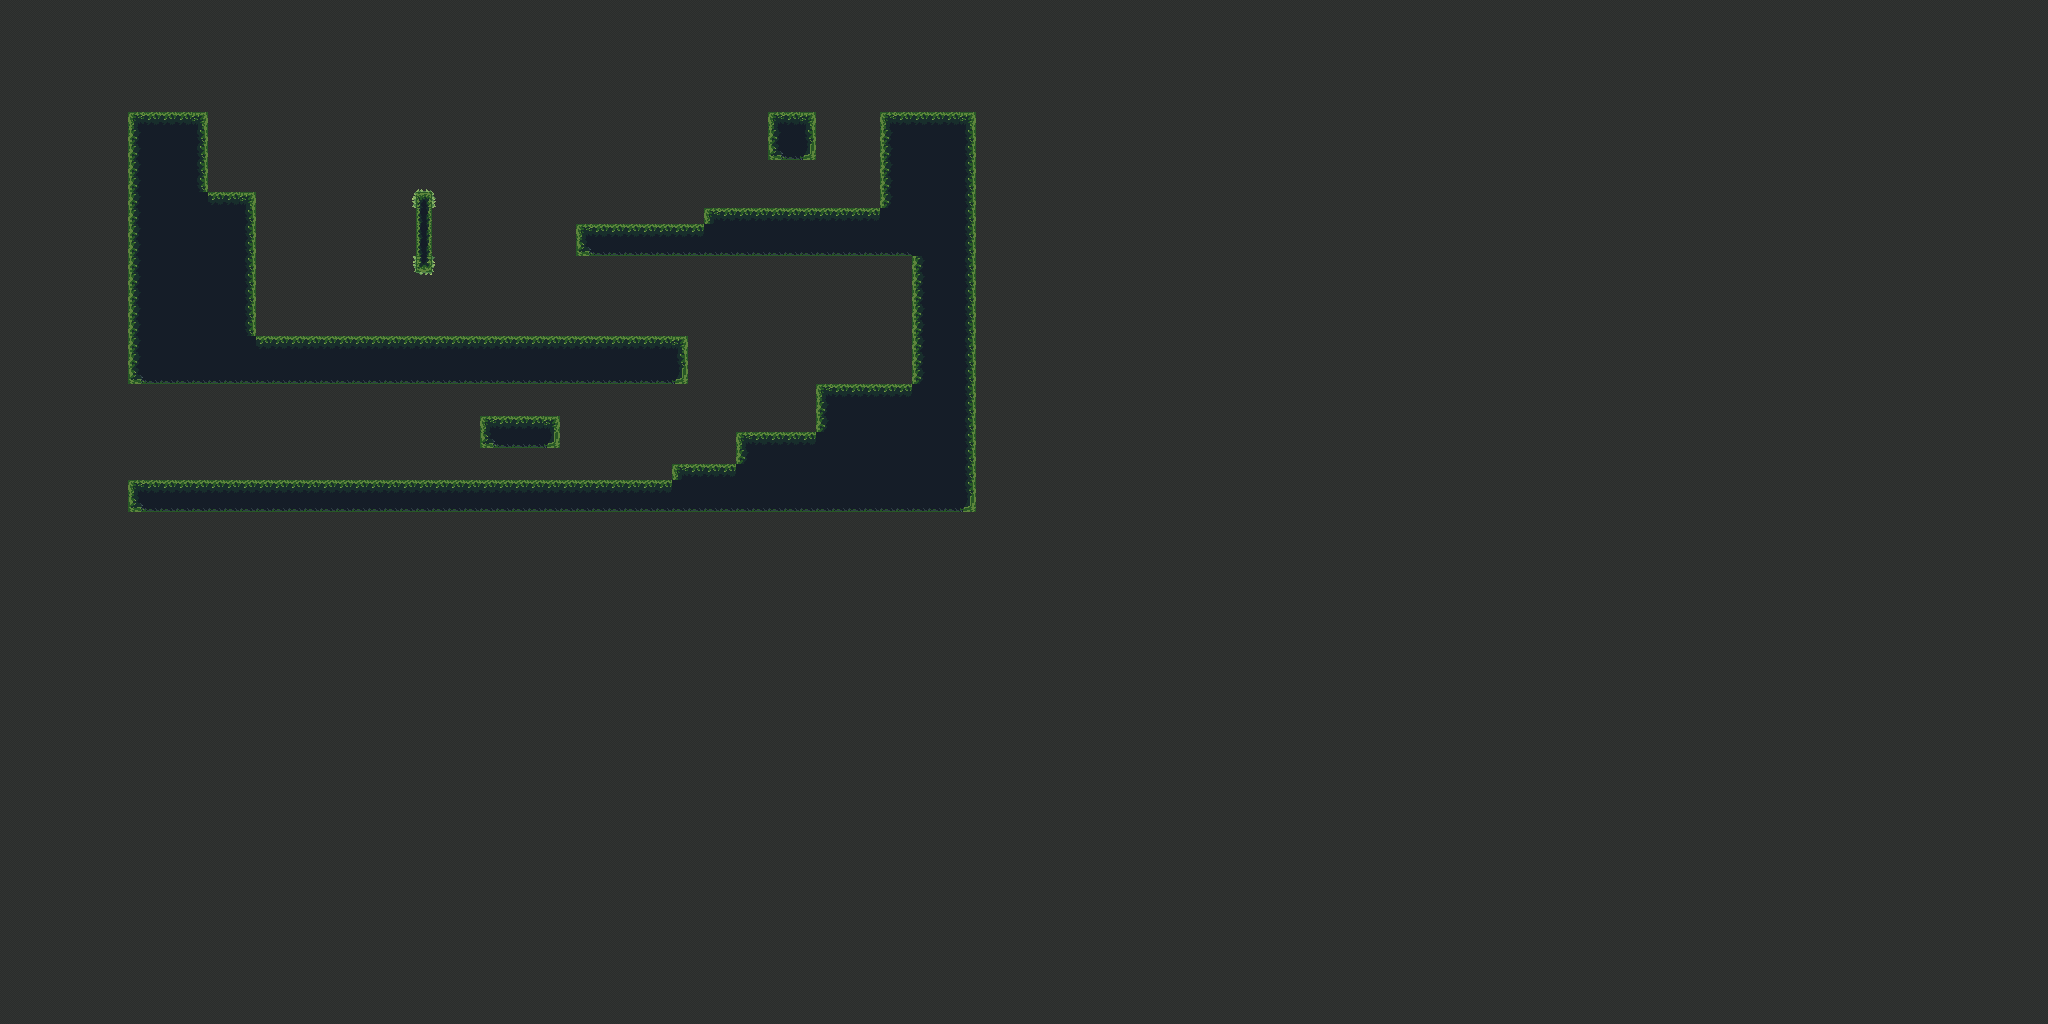

Below is a game level as drawn by its tile map, then a one-line description and the .tmx that defines it (tile-layer data replaced by summaries):
An orthogonal 128x64 tile map with 16x16 px tiles, 2 tile layers (terrain, prototype).

<map version="1.10" tiledversion="1.10.2" orientation="orthogonal" renderorder="right-down" width="128" height="64" tilewidth="16" tileheight="16" infinite="0" nextlayerid="4" nextobjectid="1">
 <tileset firstgid="1" source="basic_tileset.tsx" />
 <layer id="3" name="terrain" width="128" height="64">
  <data>[8192 cells, 552 non-empty, 18 distinct tile ids]</data>
 </layer>
 <layer id="1" name="prototype" width="128" height="64" opacity="0.25">
  <data>[8192 cells, 8192 non-empty, 2 distinct tile ids]</data>
 </layer>
</map>
